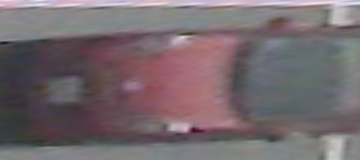
#> input picture HW1/Adaboost/data/test/car/vc_103.png, 360 x 160 px, found by its file name; its folder holds only this picture in this run
$ python -i dataset.py   (imports and definitions only)
#> lines starting #> are read from the running program, lines starting #| are printed output that depends on the picture
import os
import cv2
import numpy
def loadImages(dataPath):
    """
    Load all Images in the folder and transfer a list of tuples.
    The first element is the numpy array of shape (m, n) representing the image.
    (remember to resize and convert the parking space images to 36 x 16 grayscale images.)
    The second element is its classification (1 or 0)
      Parameters:
        dataPath: The folder path.
      Returns:
        dataset: The list of tuples.
    """
#> called with dataPath = 'data/test/car/vc_103.png'
    dataset = []
    car = dataPath+'/car'
    allfiles = os.listdir(car)

    for file in allfiles:
        img = cv2.imread(car+'/'+file)
#> img is the input picture: shape (160, 360, 3); mean B, G, R 110, 105.4, 117.3
        img = cv2.cvtColor(img, cv2.COLOR_BGR2GRAY)
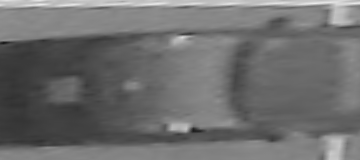
#> img: shape (160, 360); min 26, max 235, mean 109.5
        img = cv2.resize(img,(36,16))
        label = 1
        tuples = (img,label)
        dataset.append(tuples)

    noncar = dataPath+'/non-car'
#> (the run stopped early here; a loop or call above may not have finished)

$ run again, on HW1/Adaboost/data/test/car/vc_104.png
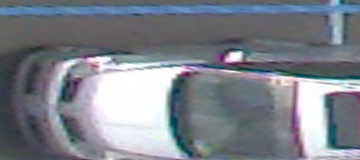
#> input picture HW1/Adaboost/data/test/car/vc_104.png, 360 x 160 px, found by its file name
#> in loadImages, img is the input picture: shape (160, 360, 3); mean B, G, R 138.3, 129.7, 124.7
#> in loadImages, `img = cv2.cvtColor(img, cv2.COLOR_BGR2GRAY)`:
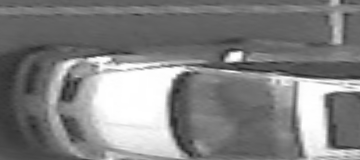
#> img: shape (160, 360); min 33, max 255, mean 129.2

$ run again, on HW1/Adaboost/data/test/car/vc_192.png
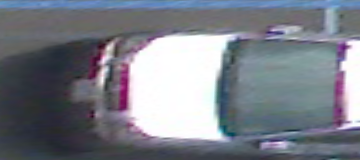
#> input picture HW1/Adaboost/data/test/car/vc_192.png, 360 x 160 px, found by its file name
#> in loadImages, img is the input picture: shape (160, 360, 3); mean B, G, R 136, 126.3, 122.3
#> in loadImages, `img = cv2.cvtColor(img, cv2.COLOR_BGR2GRAY)`:
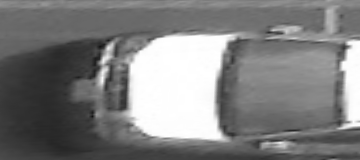
#> img: shape (160, 360); min 17, max 255, mean 126.1

$ run again, on HW1/Adaboost/data/test/car/vc_223.png
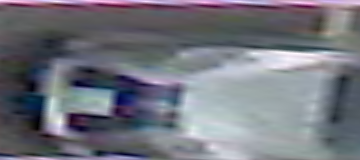
#> input picture HW1/Adaboost/data/test/car/vc_223.png, 360 x 160 px, found by its file name
#> in loadImages, img is the input picture: shape (160, 360, 3); mean B, G, R 125.5, 116.1, 114.4
#> in loadImages, `img = cv2.cvtColor(img, cv2.COLOR_BGR2GRAY)`:
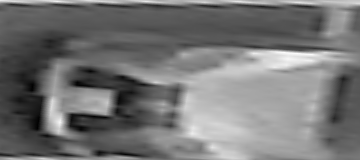
#> img: shape (160, 360); min 1, max 252, mean 116.6
